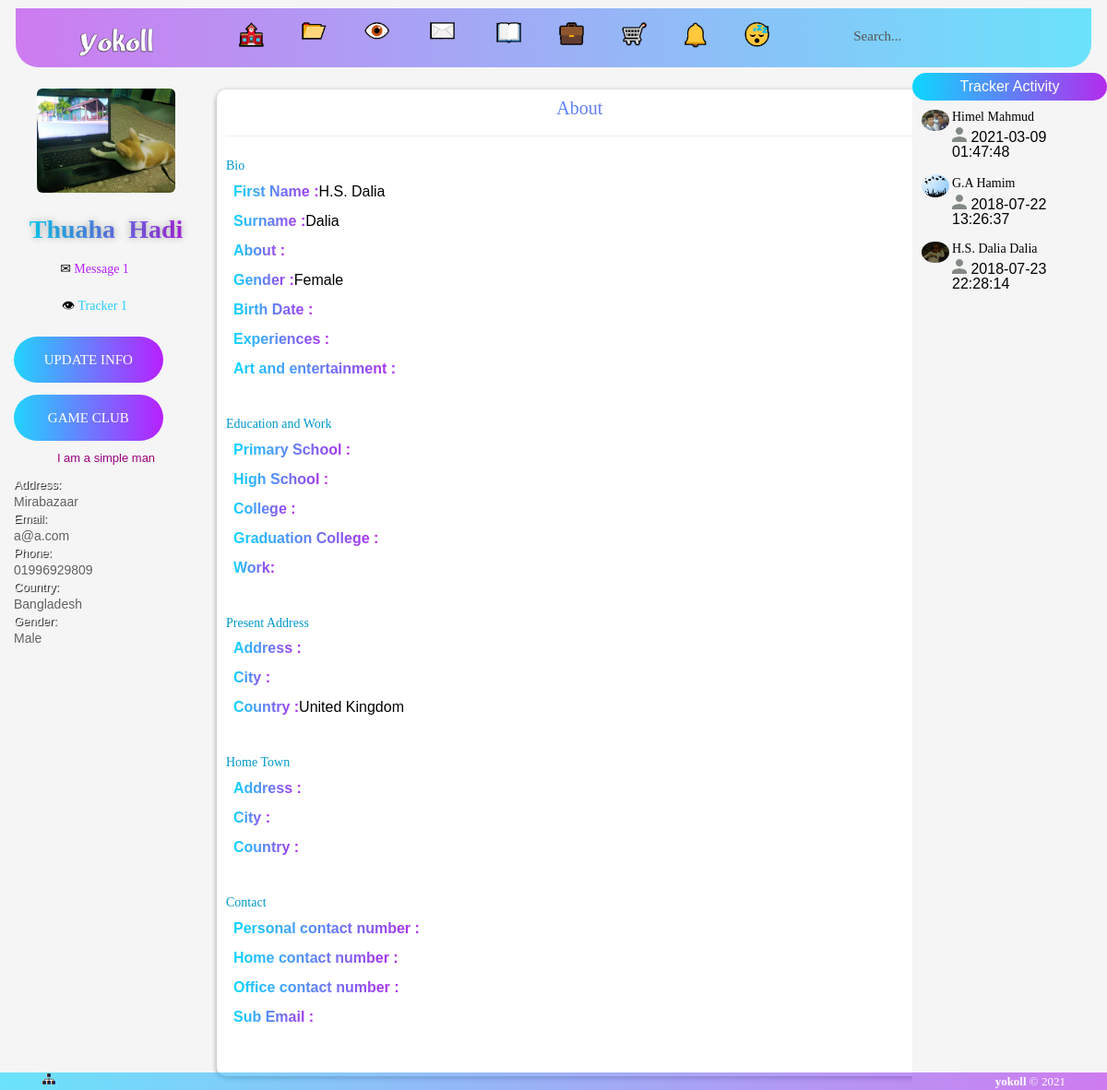
The page /profile/view/about/dalia.rahman (signed in) on the database its author committed.
### tables this page shows
CREATE TABLE IF NOT EXISTS `members` (
`id` int(225) NOT NULL,
  `fname` varchar(100) NOT NULL,
  `lname` varchar(100) NOT NULL,
  `user` varchar(25) NOT NULL,
  `email` varchar(100) NOT NULL,
  `password` varchar(50) NOT NULL,
  `gender` varchar(100) NOT NULL,
  `address` varchar(300) NOT NULL,
  `city` varchar(100) NOT NULL,
  `country` varchar(50) NOT NULL,
  `contact` varchar(15) NOT NULL,
  `bday` varchar(100) NOT NULL,
  `profilepic` varchar(500) NOT NULL,
  `coverphoto` varchar(500) NOT NULL,
  `bio` varchar(250) NOT NULL,
  `experiences` varchar(200) NOT NULL,
  `primary_school` varchar(100) NOT NULL,
  `high_school` varchar(100) NOT NULL,
  `college` varchar(100) NOT NULL,
  `graduation_college` varchar(100) NOT NULL,
  `work` varchar(100) NOT NULL,
  `art_and_enter` varchar(200) NOT NULL,
  `home_address` varchar(100) NOT NULL,
  `home_city` varchar(100) NOT NULL,
  `home_country` varchar(100) NOT NULL,
  `home_contact` varchar(15) NOT NULL,
  `office_contact` varchar(15) NOT NULL,
  `sub_email` varchar(50) NOT NULL,
  `link` varchar(500) NOT NULL,
  `verified` varchar(200) NOT NULL,
  `real_time` datetime NOT NULL,
  `join_time` varchar(50) NOT NULL,
  `update_time` varchar(25) NOT NULL,
  `security_que` varchar(500) NOT NULL,
  `security_ans` text NOT NULL,
  `search_name` varchar(500) NOT NULL
);

### gau_dolil.php (the view, shortened to what this page needs)
<?php include 'bin/access/social/header.php';?>
<div class="row-offcanvas row-offcanvas-left">
  <div id="sidebar" class="sidebar-offcanvas">
      <div class="col-md-12">
      <div class="static">
 <?php include 'bin/access/social/left_bar_content.php';?>
       </div>
      </div>
  </div>
 <div class="row">
              <div class="col-md-12">
         <div class="row">
              <div class="col-md-2"></div>
          </div>
          <div class="row">
              <div class="col-md-10">
              <div class="tracker_list">
             <div class="Right_h" align="center"><b>About</b></div><hr/>
<p style="color:#0099cc">Bio</p>
      <?php
                  $user_id=$_GET['id'];
					$result = mysql_query("SELECT * FROM members WHERE user='$user_id'");
while($row = mysql_fetch_array($result))
								  {
                                      ?>
								  <div class="mu blf abk" style="padding:8px 8px 8px 8px;">
 <span class='pro_span'><strong>First Name :</strong></span>
	<?php echo $row['fname'];?>
	<br><br>
	<span class='pro_span'><strong>Surname :</strong></span>
	<?php echo $row['lname'];?>
	<br><br>
	<span class='pro_span'><strong>About :</strong></span>
	<br/><br>
	<span class='pro_span'><strong>Gender :</strong></span>
	<?php echo $row['gender'];?>
	<br><br>
	<span class='pro_span'><strong>Birth Date :</strong></span>
	<br><br>
	<span class='pro_span'><strong>Experiences :</strong></span>
	<br><br>
	<span class='pro_span'><strong>Art and entertainment : </strong></span>
	<br><br>
	</div>
      <br/>
 <p style="color:#0099cc">Education and Work</p>
    <div class="mu blf abk" style="padding:8px 8px 8px 8px;">
  <span class='pro_span'><strong>Primary School :</strong></span>
	<br><br>
	<span class='pro_span'><strong>High School :</strong></span>
	<br><br>
	<span class='pro_span'><strong>College : </strong></span>
	<br/><br>
	<span class='pro_span'><strong>Graduation College  : </strong></span>
	<br><br>
	<span class='pro_span'><strong>Work:</strong></span>
	<br><br>
	</div>
      <br/>
      <p style="color:#0099cc">Present Address</p>
     <div class="mu blf abk" style="padding:8px 8px 8px 8px;">
  <span class='pro_span'><strong>Address :</strong></span>
  <br><br>
  <span class='pro_span'><strong>City :</strong></span>
	<br><br>
	<span class='pro_span'><strong>Country : </strong></span>
	<?php echo $row['country'];?>
	<br><br>
	</div>
     <br/>
      <p style="color:#0099cc">Home Town</p>
     <div class="mu blf abk" style="padding:8px 8px 8px 8px;">
  <span class='pro_span'><strong>Address : </strong></span>
  <br><br>
  <span class='pro_span'><strong>City : </strong></span>
	<br><br>
	<span class='pro_span'><strong>Country : </strong></span>
	<br><br>
	</div>
    <br/>
     <p style="color:#0099cc">Contact</p>
     <div class="mu blf abk" style="padding:8px 8px 8px 8px;">
         <span class='pro_span'><strong>Personal contact number : </strong></span>
	<br><br>
	<span class='pro_span'><strong>Home contact number :</strong></span>
	<br/><br>
	<span class='pro_span'><strong>Office contact number :</strong></span>
	<br><br>
	<span class='pro_span'><strong>Sub Email :</strong></span>
	<br><br>
	</div>
      <br/>
                  <?php
                                  }
                    ?>
      <br/>
              </div>
              </div>
              <div class="col-md-2"></div>
          </div>
              </div>
          </div>
<?php include 'bin/access/social/chat-bar.php';?>
<?php include 'bin/access/index/footer.php';?>

### bin/access/social/left_bar_content.php (shortened to what this page needs)
 <div align="center">
        <?php
					$dalia=$_SESSION['SESS_MEMBER_ID'];
								$hamim = mysql_query("SELECT * FROM members where user='$dalia'");
								while($tuhan = mysql_fetch_array($hamim))
								  {
			  ?>
			  <div class="row">
        <div class="col-md-12 col-sm-12">
			  <div align="center">
			  		<a title="Update Photo" href="http://localhost/social/update/picture/<?php echo $tuhan['user'];?>"><img src="http://localhost/social/<?php echo $tuhan['profilepic'];?>" height="150" width="150" class="img-responsive img-rounded"></a>
            </div>
     <br/>
     <div style="width:200px;">
         <strong><a href="http://localhost/social/user/<?php echo $tuhan['user'];?>" alt="Login as <?php echo $tuhan['fname'];?> <?php echo $tuhan['lname'];?>"><font class="name-font"><?php echo $tuhan['fname'];?>&nbsp;<?php echo $tuhan['lname'].$tuhan['verified'];?></font></a></strong>
         </div>
         </div>
			</div>
        <div class="row">
        <div class="col-md-12 col-sm-12">
        <div class="row">
     <div class="col-md-12">
         <div align="center">
         <a class="nav-link space" href="http://localhost/social/messages/" title="Unread Message" >✉ <font color="#b621ff"><b>Message <?php
$result11 = mysql_query("SELECT * FROM mess WHERE idPhong='".$_SESSION['SESS_MEMBER_ID'] ."' and status='unread'");
	$numberOfRows4 = MYSQL_NUMROWS($result11);
	echo '<font>' . $numberOfRows4 . '</font>';
	?></b></font></a>
     <a class="nav-link space" href="http://localhost/social/view/all/track/request/" title="Tracker Request" >👁‍ <font color="#27cefd"><b>Tracker  <?php
$result = mysql_query("SELECT * FROM friends WHERE requested='".$_SESSION['SESS_MEMBER_ID'] ."' and status='pending' ORDER BY requested ASC");
	$numberOfRows = MYSQL_NUMROWS($result);
	echo '<font>' . $numberOfRows . '</font>';
	?></b></font></a>
     </div>
            </div>
     </div>
        </div>
        </div>
       <div class="row">
        <div class="col-md-10 col-sm-12">
            <div align="center">
					<div class="container-login100-form-btn">
						<div class="wrap-login100-form-btn">
							<div class="login100-form-bgbtn"></div>
							<a title="Update Photo" href="http://localhost/social/update/info/<?php echo $tuhan['user'];?>"><button class="login100-form-btn">
								Update Info
							</button></a>
						</div>
					</div>
                <div class="container-login100-form-btn">
						<div class="wrap-login100-form-btn">
							<div class="login100-form-bgbtn"></div>
							<a title="🎲 GameClub" href="http://localhost/social/gameclub/" target="_blank"><button class="login100-form-btn">
								game club
							</button></a>
						</div>
					</div>
                </div>
           </div>
      </div>
        <div style="overflow: auto;">
       <div class="bio">
	   <?php echo $tuhan['bio'];?>
       </div>
       <div align="left">
           <ul>
               <li>
       <div class="basic-info">Address:</div>
       <div class="basic-info-fild">
	   <?php echo $tuhan['address'];?>
       </div>
                   </li>
               <li>
       <div class="basic-info">Email:</div>
	   <div class="basic-info-fild"><?php echo $tuhan['email'];?>
       </div>
               </li>
               <li>
       <div class="basic-info">Phone:</div>
       <div class="basic-info-fild">
	   <?php echo $tuhan['contact'];?>
       </div>
               </li>
                   <li>
       <div class="basic-info">Country:</div>
       <div class="basic-info-fild">
	   <?php echo $tuhan['country'];?>
       </div>
               </li>
                       <li>
       <div class="basic-info">Gender:</div>
       <div class="basic-info-fild">
	   <?php echo $tuhan['gender'];?>
       </div>
               </li>
         </ul>
       </div>
     </div>
       <?php
	    }
				?>
                </div>

### list_ban.php (shortened to what this page needs)
<?php
$cc = $_SESSION['SESS_MEMBER_ID'] ;
?>
             <?php
								$hamim2 = mysql_query("SELECT * FROM friends WHERE requested='".$_SESSION['SESS_MEMBER_ID'] ."' and status='accepted' ORDER BY requested ASC");
								while($dalia2 = mysql_fetch_array($hamim2))
								  {
								$mdth=$dalia2['addedby'];
            $sql = "SELECT * from members WHERE user='$mdth'";   $result = mysql_query($sql);
            while ($row = mysql_fetch_assoc($result)) {
                if ($row['id'] != $cc) {
            $datetime = date("Y-m-d H:i:s");
           $ngon = abs (strtotime($datetime) -strtotime($row['real_time']));
                    ?>
                    <li class="clearfix">
                        <img src="http://localhost/social/<?php echo $row["profilepic"]; ?>" height="30px" width="30px" class="img-circle responsive"/>
                        <div style="margin: -30px 0px 0px 33px;">
                            <div><a onclick="window.open('http://localhost/social/view/message/<?php echo $_SESSION['SESS_MEMBER_ID']; ?>&idb=<?php echo $row["user"]; ?>','_blank','height=800,width=400')" href='http://localhost/social/view/message/<?php echo $_SESSION['SESS_MEMBER_ID']; ?>&idb=<?php echo $row["user"]; ?>'><?php echo $row["fname"] . " " . $row["lname"] ?></a>  </div>
                            <div style="paddin-buttom:20px">
                                <?php
if ($ngon <100) {
             echo "<img src='http://localhost/social/bin/access/images/icon/connect.PNG'>  online";
         }
         else
         {
            echo"<img src='http://localhost/social/bin/access/images/icon/disconnect.PNG'> " . (string)$row['real_time'] ;
         }
?>
                            </div></br>
                        </div>
                    </li>
                    <?php
                }
            }
                                  }
            ?>

### bin/access/css/yokoll.css (style rules this page uses)
.space { margin-right:25px; }
body,html,.row-offcanvas { height:100%; }
body { padding-top: 0px; }
#sidebar { width: inherit; min-width: 220px; max-width: 220px; background-color:#f5f5f5; float: left; height:100%; position:relative; overflow-y:auto; overflow-x:hidden; }
.static { position: fixed; float: left; }
.name-font { font-size: 28px; background: linear-gradient(to right, rgba(13, 215, 255,10.0) , rgba(180, 43, 237,10.0)); -webkit-background-clip: text; -webkit-text-fill-color: transparent; text-shadow: 0px 0px 8px rgba(0, 0, 0,.3); }
.bio { margin-top:12px; height: 100% auto; width :190px; font:Cambria, "Hoefler Text", "Liberation Serif", Times, "Times New Roman", serif; font-size:13px; color:#9A007C; margin-bottom:16px; }
.basic-info { color: white; text-shadow: 1px 1px 1px #000000; margin-top:5px; margin-bottom:5px; position:relative; font-size:13px; }
.basic-info-fild { color: #5E5E5E; text-shadow: 1px 1px 1px #fff; margin-top:0px; position:relative; font-size:14px; }
.Right_h { font-size: 20px; font-family:Cambria, "Hoefler Text", "Liberation Serif", Times, "Times New Roman", serif; background: linear-gradient(to right, rgba(13, 215, 255,10.0) , rgba(180, 43, 237,10.0)); -webkit-background-clip: text; -webkit-text-fill-color: transparent; margin-bottom:10px; }
.tracker_list { width:100% auto; box-shadow: 0 2px 6px 0 rgba(0, 0, 0, 0.2), 0 2px 6px 0 rgba(0, 0, 0, 0.19); margin-bottom:15px; padding:10px 10px 0px 10px; border-radius:10px; background-color:#FFFFFF; }
.pro_span { background: linear-gradient(to right, rgba(13, 215, 255,10.0) , rgba(180, 43, 237,10.0)); -webkit-background-clip: text; -webkit-text-fill-color: transparent; float:left; max-width: 100%; }

### bin/access/css/chat-aria.css (style rules this page uses)
html, body, div, span, applet, object, iframe, h1, h2, h3, h4, h5, h6, p, blockquote, pre, a, abbr, acronym, address, big, cite, code, del, dfn, em, img, ins, kbd, q, s, samp, small, strike, strong, sub, sup, tt, var, b, u, i, center, dl, dt, dd, ol, ul, li, fieldset, form, label, legend, table, caption, tbody, tfoot, thead, tr, th, td, article, aside, canvas, details, embed, figure, figcaption, footer, header, hgroup, menu, nav, output, ruby, section, summary, time, mark, audio, video { margin: 0; padding: 0; border: 0; font-size: 100%; font: inherit; vertical-align: baseline; }
body { line-height: 1; }
ol, ul { list-style: none; }
html { width: 100%; }
body { width: 100%; color:#FFFFFF; }
@media (min-width: 768px) { body { font-size: 16px; } }
a { text-decoration: none; }
button { cursor: pointer; font-size: inherit; border: 0; }
strong { font-weight: 600; }
img { max-width: 100%; height: auto; }
* { box-sizing: border-box; }

### bin/access/css/main.css (style rules this page uses)
* { margin: 0px; padding: 0px; box-sizing: border-box; }
body, html { height: 100%; font-family: Poppins-Regular, sans-serif; color: #000000; }
a { font-family: Poppins-Regular; font-size: 14px; line-height: 1.7; color: #000000; margin: 0px; transition: all 0.4s; -webkit-transition: all 0.4s; -o-transition: all 0.4s; -moz-transition: all 0.4s; }
p { font-family: Poppins-Regular; font-size: 14px; line-height: 1.7; color: #666666; margin: 0px; }
ul, li { margin: 0px; list-style-type: none; }
button { outline: none !important; border: none; background: transparent; }
.container-login100-form-btn { display: -webkit-box; display: -webkit-flex; display: -moz-box; display: -ms-flexbox; display: flex; flex-wrap: wrap; justify-content: center; padding-top: 13px; }
.wrap-login100-form-btn { width: 100%; display: block; position: relative; z-index: 1; border-radius: 25px; overflow: hidden; margin: 0 auto; }
.login100-form-bgbtn { position: absolute; z-index: -1; width: 300%; height: 100%; background: #a64bf4; background: -webkit-linear-gradient(right, #21d4fd, #b721ff, #21d4fd, #b721ff); background: -o-linear-gradient(right, #21d4fd, #b721ff, #21d4fd, #b721ff); background: -moz-linear-gradient(right, #21d4fd, #b721ff, #21d4fd, #b721ff); background: linear-gradient(right, #21d4fd, #b721ff, #21d4fd, #b721ff); top: 0; left: -100%; -webkit-transition: all 0.4s; -o-transition: all 0.4s; -moz-transition: all 0.4s; transition: all 0.4s; }
.login100-form-btn { font-family: Poppins-Medium; font-size: 15px; color: #fff; line-height: 1.2; text-transform: uppercase; display: -webkit-box; display: -webkit-flex; display: -moz-box; display: -ms-flexbox; display: flex; justify-content: center; align-items: center; padding: 0 20px; width: 100%; height: 50px; }

### rows shown on the page
members: profilepic (picture), fname "Thuaha", lname "Hadi", numberOfRows4 "1", numberOfRows "1", bio "I am a simple man", address "Mirabazaar", email "a@a.com", contact "01996929809", country "Bangladesh", gender "Male"
members: fname "H.S. Dalia", lname "Dalia", gender "Female", country "United Kingdom", profilepic (picture), real_time "2018-07-23 22:28:14"
members: profilepic (picture), fname "Himel", lname "Mahmud", real_time "2021-03-09 01:47:48"
members: profilepic (picture), fname "G.A", lname "Hamim", real_time "2018-07-22 13:26:37"
